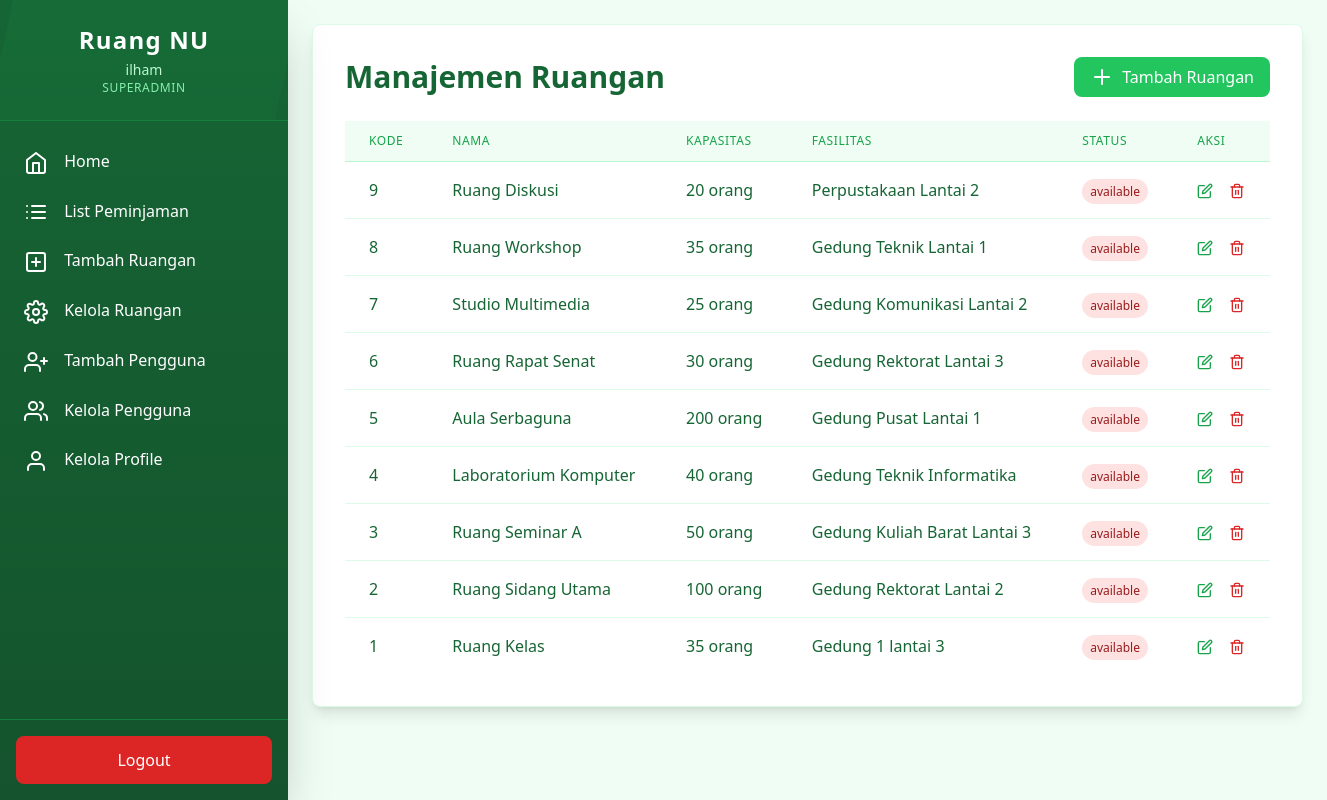
The page /admin/ruangan/index.php (signed in) on the database its author committed.
### tables this page shows
CREATE TABLE IF NOT EXISTS `rooms` (
  `id` int NOT NULL AUTO_INCREMENT,
  `name` varchar(100) NOT NULL,
  `location` varchar(150) NOT NULL,
  `capacity` int NOT NULL,
  `img_room` varchar(100) NOT NULL DEFAULT 'room.jpg',
  `is_available` enum('available','occupied','maintenance') NOT NULL DEFAULT 'available',
  `created_at` timestamp NULL DEFAULT CURRENT_TIMESTAMP,
  `updated_at` timestamp NULL DEFAULT CURRENT_TIMESTAMP ON UPDATE CURRENT_TIMESTAMP,
  PRIMARY KEY (`id`),
  UNIQUE KEY `img_room` (`img_room`)
);

### admin/ruangan/index.php (the view, shortened to what this page needs)
<?php
require '../../config/db.php';
$query = "SELECT * FROM rooms ORDER BY id DESC";
$result = $conn->query($query);
?>
<!DOCTYPE html>
<html lang="en">
<head>
    <script src="https://cdn.tailwindcss.com"></script>
</head>
<body class="flex bg-green-50">
    <?php include '../../components/sidebarAdmin.php'; ?>
    <main class="flex-grow p-6 ml-72">
        <div class="bg-white rounded-lg shadow-lg border border-green-100 p-8">
            <div class="flex justify-between items-center mb-6">
                <h1 class="text-3xl font-bold text-green-800">Manajemen Ruangan</h1>
                <a href="tambah.php" class="bg-green-500 text-white px-4 py-2 rounded-lg hover:bg-green-600 flex items-center">
                    <i data-feather="plus" class="mr-2"></i>
                    Tambah Ruangan
                </a>
            </div>
            <?php if ($result->num_rows === 0): ?>
                <div class="text-center py-8 text-gray-500">
                    Belum ada ruangan yang ditambahkan.
                </div>
            <?php else: ?>
                <div class="overflow-x-auto">
                    <table class="w-full">
                        <thead class="bg-green-50 border-b border-green-200">
                            <tr>
                                <th class="px-6 py-3 text-left text-xs font-medium text-green-600 uppercase tracking-wider">Kode</th>
                                <th class="px-6 py-3 text-left text-xs font-medium text-green-600 uppercase tracking-wider">Nama</th>
                                <th class="px-6 py-3 text-left text-xs font-medium text-green-600 uppercase tracking-wider">Kapasitas</th>
                                <th class="px-6 py-3 text-left text-xs font-medium text-green-600 uppercase tracking-wider">Fasilitas</th>
                                <th class="px-6 py-3 text-left text-xs font-medium text-green-600 uppercase tracking-wider">Status</th>
                                <th class="px-6 py-3 text-left text-xs font-medium text-green-600 uppercase tracking-wider">Aksi</th>
                            </tr>
                        </thead>
                        <tbody class="bg-white divide-y divide-green-100">
                            <?php while ($room = $result->fetch_assoc()): ?>
                                <tr class="hover:bg-green-50 transition-colors">
                                    <td class="px-6 py-4 whitespace-nowrap text-green-800"><?php echo htmlspecialchars($room['id']); ?></td>
                                    <td class="px-6 py-4 whitespace-nowrap text-green-800"><?php echo htmlspecialchars($room['name']); ?></td>
                                    <td class="px-6 py-4 whitespace-nowrap text-green-800"><?php echo htmlspecialchars($room['capacity']); ?> orang</td>
                                    <td class="px-6 py-4 whitespace-nowrap text-green-800"><?php echo htmlspecialchars($room['location']); ?></td>
                                    <td class="px-6 py-4 whitespace-nowrap">
                                        <span class="px-2 py-1 text-xs font-medium rounded-full
                                            <?php echo $room['is_available'] === '1' ? 'bg-green-100 text-green-800' : 'bg-red-100 text-red-800'; ?>">
                                            <?php echo htmlspecialchars($room['is_available']); ?>
                                        </span>
                                    </td>
                                    <td class="px-6 py-4 whitespace-nowrap text-sm font-medium">
                                        <a href="edit.php?id=<?php echo $room['id']; ?>" class="text-green-600 hover:text-green-900 mr-3">
                                            <i data-feather="edit" class="w-4 h-4 inline-block"></i>
                                        </a>
                                        <button class="text-red-600 hover:text-red-900" onclick="confirmDelete(<?php echo $room['id']; ?>)">
                                            <i data-feather="trash-2" class="w-4 h-4 inline-block"></i>
                                        </button>
                                    </td>
                                </tr>
                            <?php endwhile; ?>
                        </tbody>
                    </table>
                </div>
            <?php endif; ?>
        </div>
    </main>
</body>
</html>

### rows shown on the page
rooms: id "9", name "Ruang Diskusi", capacity "20", location "Perpustakaan Lantai 2", is_available "available"
rooms: id "8", name "Ruang Workshop", capacity "35", location "Gedung Teknik Lantai 1", is_available "available"
rooms: id "7", name "Studio Multimedia", capacity "25", location "Gedung Komunikasi Lantai 2", is_available "available"
rooms: id "6", name "Ruang Rapat Senat", capacity "30", location "Gedung Rektorat Lantai 3", is_available "available"
rooms: id "5", name "Aula Serbaguna", capacity "200", location "Gedung Pusat Lantai 1", is_available "available"
rooms: id "4", name "Laboratorium Komputer", capacity "40", location "Gedung Teknik Informatika", is_available "available"
rooms: id "3", name "Ruang Seminar A", capacity "50", location "Gedung Kuliah Barat Lantai 3", is_available "available"
rooms: id "2", name "Ruang Sidang Utama", capacity "100", location "Gedung Rektorat Lantai 2", is_available "available"
rooms: id "1", name "Ruang Kelas", capacity "35", location "Gedung 1 lantai 3", is_available "available"

### other values the page prints
$user['name'] "ilham"
$user['role'] "SUPERADMIN"
